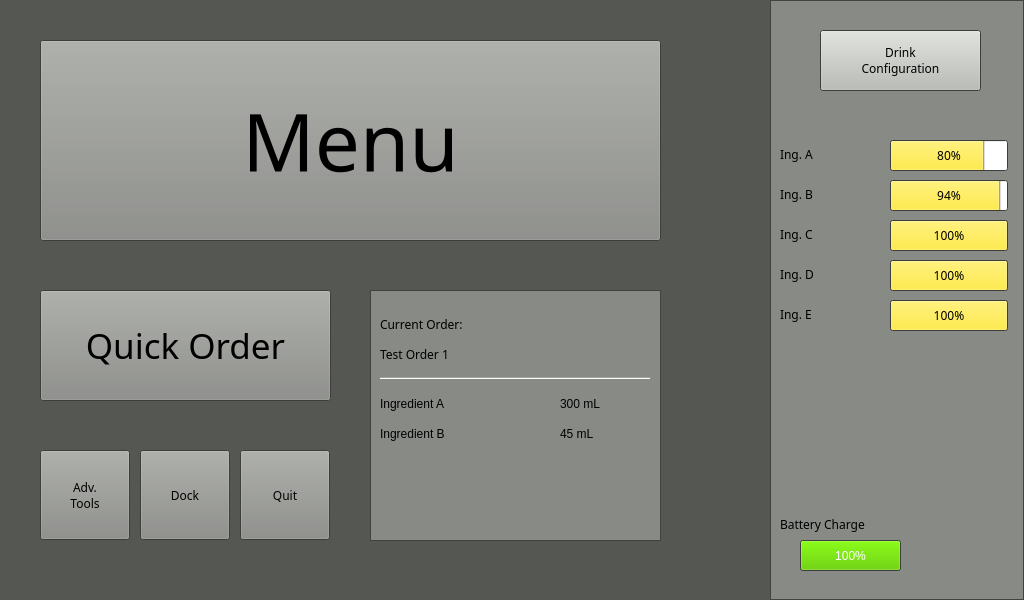
<?xml version="1.0" encoding="UTF-8"?>
<ui version="4.0">
 <class>Form</class>
 <widget class="QWidget" name="Form">
  <property name="geometry">
   <rect>
    <x>0</x>
    <y>0</y>
    <width>1024</width>
    <height>600</height>
   </rect>
  </property>
  <property name="palette">
   <palette>
    <active>
     <colorrole role="Base">
      <brush brushstyle="SolidPattern">
       <color alpha="255">
        <red>255</red>
        <green>255</green>
        <blue>255</blue>
       </color>
      </brush>
     </colorrole>
     <colorrole role="Window">
      <brush brushstyle="SolidPattern">
       <color alpha="255">
        <red>85</red>
        <green>87</green>
        <blue>83</blue>
       </color>
      </brush>
     </colorrole>
    </active>
    <inactive>
     <colorrole role="Base">
      <brush brushstyle="SolidPattern">
       <color alpha="255">
        <red>255</red>
        <green>255</green>
        <blue>255</blue>
       </color>
      </brush>
     </colorrole>
     <colorrole role="Window">
      <brush brushstyle="SolidPattern">
       <color alpha="255">
        <red>85</red>
        <green>87</green>
        <blue>83</blue>
       </color>
      </brush>
     </colorrole>
    </inactive>
    <disabled>
     <colorrole role="Base">
      <brush brushstyle="SolidPattern">
       <color alpha="255">
        <red>85</red>
        <green>87</green>
        <blue>83</blue>
       </color>
      </brush>
     </colorrole>
     <colorrole role="Window">
      <brush brushstyle="SolidPattern">
       <color alpha="255">
        <red>85</red>
        <green>87</green>
        <blue>83</blue>
       </color>
      </brush>
     </colorrole>
    </disabled>
   </palette>
  </property>
  <property name="windowTitle">
   <string>Form</string>
  </property>
  <widget class="QPushButton" name="pushButton">
   <property name="geometry">
    <rect>
     <x>40</x>
     <y>40</y>
     <width>621</width>
     <height>201</height>
    </rect>
   </property>
   <property name="palette">
    <palette>
     <active>
      <colorrole role="Button">
       <brush brushstyle="SolidPattern">
        <color alpha="255">
         <red>136</red>
         <green>138</green>
         <blue>133</blue>
        </color>
       </brush>
      </colorrole>
     </active>
     <inactive>
      <colorrole role="Button">
       <brush brushstyle="SolidPattern">
        <color alpha="255">
         <red>136</red>
         <green>138</green>
         <blue>133</blue>
        </color>
       </brush>
      </colorrole>
     </inactive>
     <disabled>
      <colorrole role="Button">
       <brush brushstyle="SolidPattern">
        <color alpha="255">
         <red>136</red>
         <green>138</green>
         <blue>133</blue>
        </color>
       </brush>
      </colorrole>
     </disabled>
    </palette>
   </property>
   <property name="font">
    <font>
     <family>MathJax_Caligraphic</family>
     <pointsize>60</pointsize>
    </font>
   </property>
   <property name="text">
    <string>Menu</string>
   </property>
  </widget>
  <widget class="QPushButton" name="pushButton_2">
   <property name="geometry">
    <rect>
     <x>40</x>
     <y>290</y>
     <width>291</width>
     <height>111</height>
    </rect>
   </property>
   <property name="palette">
    <palette>
     <active>
      <colorrole role="Button">
       <brush brushstyle="SolidPattern">
        <color alpha="255">
         <red>136</red>
         <green>138</green>
         <blue>133</blue>
        </color>
       </brush>
      </colorrole>
      <colorrole role="Base">
       <brush brushstyle="SolidPattern">
        <color alpha="255">
         <red>136</red>
         <green>138</green>
         <blue>133</blue>
        </color>
       </brush>
      </colorrole>
     </active>
     <inactive>
      <colorrole role="Button">
       <brush brushstyle="SolidPattern">
        <color alpha="255">
         <red>136</red>
         <green>138</green>
         <blue>133</blue>
        </color>
       </brush>
      </colorrole>
      <colorrole role="Base">
       <brush brushstyle="SolidPattern">
        <color alpha="255">
         <red>136</red>
         <green>138</green>
         <blue>133</blue>
        </color>
       </brush>
      </colorrole>
     </inactive>
     <disabled>
      <colorrole role="Button">
       <brush brushstyle="SolidPattern">
        <color alpha="255">
         <red>136</red>
         <green>138</green>
         <blue>133</blue>
        </color>
       </brush>
      </colorrole>
      <colorrole role="Base">
       <brush brushstyle="SolidPattern">
        <color alpha="255">
         <red>85</red>
         <green>87</green>
         <blue>83</blue>
        </color>
       </brush>
      </colorrole>
     </disabled>
    </palette>
   </property>
   <property name="font">
    <font>
     <family>MathJax_Caligraphic</family>
     <pointsize>26</pointsize>
    </font>
   </property>
   <property name="text">
    <string>Quick Order</string>
   </property>
  </widget>
  <widget class="QPushButton" name="pushButton_3">
   <property name="geometry">
    <rect>
     <x>40</x>
     <y>450</y>
     <width>90</width>
     <height>90</height>
    </rect>
   </property>
   <property name="palette">
    <palette>
     <active>
      <colorrole role="Button">
       <brush brushstyle="SolidPattern">
        <color alpha="255">
         <red>136</red>
         <green>138</green>
         <blue>133</blue>
        </color>
       </brush>
      </colorrole>
      <colorrole role="Base">
       <brush brushstyle="SolidPattern">
        <color alpha="255">
         <red>136</red>
         <green>138</green>
         <blue>133</blue>
        </color>
       </brush>
      </colorrole>
     </active>
     <inactive>
      <colorrole role="Button">
       <brush brushstyle="SolidPattern">
        <color alpha="255">
         <red>136</red>
         <green>138</green>
         <blue>133</blue>
        </color>
       </brush>
      </colorrole>
      <colorrole role="Base">
       <brush brushstyle="SolidPattern">
        <color alpha="255">
         <red>136</red>
         <green>138</green>
         <blue>133</blue>
        </color>
       </brush>
      </colorrole>
     </inactive>
     <disabled>
      <colorrole role="Button">
       <brush brushstyle="SolidPattern">
        <color alpha="255">
         <red>136</red>
         <green>138</green>
         <blue>133</blue>
        </color>
       </brush>
      </colorrole>
      <colorrole role="Base">
       <brush brushstyle="SolidPattern">
        <color alpha="255">
         <red>85</red>
         <green>87</green>
         <blue>83</blue>
        </color>
       </brush>
      </colorrole>
     </disabled>
    </palette>
   </property>
   <property name="font">
    <font>
     <family>MathJax_Main</family>
    </font>
   </property>
   <property name="text">
    <string>Adv. 
Tools</string>
   </property>
  </widget>
  <widget class="QPushButton" name="pushButton_4">
   <property name="geometry">
    <rect>
     <x>140</x>
     <y>450</y>
     <width>90</width>
     <height>90</height>
    </rect>
   </property>
   <property name="palette">
    <palette>
     <active>
      <colorrole role="Button">
       <brush brushstyle="SolidPattern">
        <color alpha="255">
         <red>136</red>
         <green>138</green>
         <blue>133</blue>
        </color>
       </brush>
      </colorrole>
      <colorrole role="Base">
       <brush brushstyle="SolidPattern">
        <color alpha="255">
         <red>136</red>
         <green>138</green>
         <blue>133</blue>
        </color>
       </brush>
      </colorrole>
     </active>
     <inactive>
      <colorrole role="Button">
       <brush brushstyle="SolidPattern">
        <color alpha="255">
         <red>136</red>
         <green>138</green>
         <blue>133</blue>
        </color>
       </brush>
      </colorrole>
      <colorrole role="Base">
       <brush brushstyle="SolidPattern">
        <color alpha="255">
         <red>136</red>
         <green>138</green>
         <blue>133</blue>
        </color>
       </brush>
      </colorrole>
     </inactive>
     <disabled>
      <colorrole role="Button">
       <brush brushstyle="SolidPattern">
        <color alpha="255">
         <red>136</red>
         <green>138</green>
         <blue>133</blue>
        </color>
       </brush>
      </colorrole>
      <colorrole role="Base">
       <brush brushstyle="SolidPattern">
        <color alpha="255">
         <red>85</red>
         <green>87</green>
         <blue>83</blue>
        </color>
       </brush>
      </colorrole>
     </disabled>
    </palette>
   </property>
   <property name="font">
    <font>
     <family>MathJax_Main</family>
    </font>
   </property>
   <property name="text">
    <string>Dock</string>
   </property>
  </widget>
  <widget class="QPushButton" name="pushButton_5">
   <property name="geometry">
    <rect>
     <x>240</x>
     <y>450</y>
     <width>90</width>
     <height>90</height>
    </rect>
   </property>
   <property name="palette">
    <palette>
     <active>
      <colorrole role="Button">
       <brush brushstyle="SolidPattern">
        <color alpha="255">
         <red>136</red>
         <green>138</green>
         <blue>133</blue>
        </color>
       </brush>
      </colorrole>
      <colorrole role="Base">
       <brush brushstyle="SolidPattern">
        <color alpha="255">
         <red>136</red>
         <green>138</green>
         <blue>133</blue>
        </color>
       </brush>
      </colorrole>
     </active>
     <inactive>
      <colorrole role="Button">
       <brush brushstyle="SolidPattern">
        <color alpha="255">
         <red>136</red>
         <green>138</green>
         <blue>133</blue>
        </color>
       </brush>
      </colorrole>
      <colorrole role="Base">
       <brush brushstyle="SolidPattern">
        <color alpha="255">
         <red>136</red>
         <green>138</green>
         <blue>133</blue>
        </color>
       </brush>
      </colorrole>
     </inactive>
     <disabled>
      <colorrole role="Button">
       <brush brushstyle="SolidPattern">
        <color alpha="255">
         <red>136</red>
         <green>138</green>
         <blue>133</blue>
        </color>
       </brush>
      </colorrole>
      <colorrole role="Base">
       <brush brushstyle="SolidPattern">
        <color alpha="255">
         <red>85</red>
         <green>87</green>
         <blue>83</blue>
        </color>
       </brush>
      </colorrole>
     </disabled>
    </palette>
   </property>
   <property name="font">
    <font>
     <family>MathJax_Main</family>
    </font>
   </property>
   <property name="text">
    <string>Quit</string>
   </property>
  </widget>
  <widget class="QPushButton" name="pushButton_6">
   <property name="geometry">
    <rect>
     <x>820</x>
     <y>30</y>
     <width>161</width>
     <height>61</height>
    </rect>
   </property>
   <property name="palette">
    <palette>
     <active>
      <colorrole role="Button">
       <brush brushstyle="SolidPattern">
        <color alpha="255">
         <red>186</red>
         <green>189</green>
         <blue>182</blue>
        </color>
       </brush>
      </colorrole>
     </active>
     <inactive>
      <colorrole role="Button">
       <brush brushstyle="SolidPattern">
        <color alpha="255">
         <red>186</red>
         <green>189</green>
         <blue>182</blue>
        </color>
       </brush>
      </colorrole>
     </inactive>
     <disabled>
      <colorrole role="Button">
       <brush brushstyle="SolidPattern">
        <color alpha="255">
         <red>186</red>
         <green>189</green>
         <blue>182</blue>
        </color>
       </brush>
      </colorrole>
     </disabled>
    </palette>
   </property>
   <property name="font">
    <font>
     <family>MathJax_Main</family>
    </font>
   </property>
   <property name="text">
    <string>Drink
Configuration</string>
   </property>
  </widget>
  <widget class="QProgressBar" name="BatteryCharge">
   <property name="geometry">
    <rect>
     <x>800</x>
     <y>540</y>
     <width>101</width>
     <height>31</height>
    </rect>
   </property>
   <property name="palette">
    <palette>
     <active>
      <colorrole role="Highlight">
       <brush brushstyle="SolidPattern">
        <color alpha="255">
         <red>115</red>
         <green>210</green>
         <blue>22</blue>
        </color>
       </brush>
      </colorrole>
     </active>
     <inactive>
      <colorrole role="Highlight">
       <brush brushstyle="SolidPattern">
        <color alpha="255">
         <red>115</red>
         <green>210</green>
         <blue>22</blue>
        </color>
       </brush>
      </colorrole>
     </inactive>
     <disabled>
      <colorrole role="Highlight">
       <brush brushstyle="SolidPattern">
        <color alpha="255">
         <red>145</red>
         <green>145</green>
         <blue>145</blue>
        </color>
       </brush>
      </colorrole>
     </disabled>
    </palette>
   </property>
   <property name="value">
    <number>100</number>
   </property>
  </widget>
  <widget class="QListWidget" name="listWidget">
   <property name="geometry">
    <rect>
     <x>770</x>
     <y>0</y>
     <width>254</width>
     <height>600</height>
    </rect>
   </property>
   <property name="palette">
    <palette>
     <active>
      <colorrole role="Button">
       <brush brushstyle="SolidPattern">
        <color alpha="255">
         <red>85</red>
         <green>87</green>
         <blue>83</blue>
        </color>
       </brush>
      </colorrole>
      <colorrole role="Base">
       <brush brushstyle="SolidPattern">
        <color alpha="255">
         <red>136</red>
         <green>138</green>
         <blue>133</blue>
        </color>
       </brush>
      </colorrole>
     </active>
     <inactive>
      <colorrole role="Button">
       <brush brushstyle="SolidPattern">
        <color alpha="255">
         <red>85</red>
         <green>87</green>
         <blue>83</blue>
        </color>
       </brush>
      </colorrole>
      <colorrole role="Base">
       <brush brushstyle="SolidPattern">
        <color alpha="255">
         <red>136</red>
         <green>138</green>
         <blue>133</blue>
        </color>
       </brush>
      </colorrole>
     </inactive>
     <disabled>
      <colorrole role="Button">
       <brush brushstyle="SolidPattern">
        <color alpha="255">
         <red>85</red>
         <green>87</green>
         <blue>83</blue>
        </color>
       </brush>
      </colorrole>
      <colorrole role="Base">
       <brush brushstyle="SolidPattern">
        <color alpha="255">
         <red>85</red>
         <green>87</green>
         <blue>83</blue>
        </color>
       </brush>
      </colorrole>
     </disabled>
    </palette>
   </property>
   <property name="font">
    <font>
     <family>MathJax_Caligraphic</family>
    </font>
   </property>
  </widget>
  <widget class="QListWidget" name="listWidget_2">
   <property name="geometry">
    <rect>
     <x>370</x>
     <y>290</y>
     <width>291</width>
     <height>251</height>
    </rect>
   </property>
   <property name="palette">
    <palette>
     <active>
      <colorrole role="Button">
       <brush brushstyle="SolidPattern">
        <color alpha="255">
         <red>85</red>
         <green>87</green>
         <blue>83</blue>
        </color>
       </brush>
      </colorrole>
      <colorrole role="Base">
       <brush brushstyle="SolidPattern">
        <color alpha="255">
         <red>136</red>
         <green>138</green>
         <blue>133</blue>
        </color>
       </brush>
      </colorrole>
     </active>
     <inactive>
      <colorrole role="Button">
       <brush brushstyle="SolidPattern">
        <color alpha="255">
         <red>85</red>
         <green>87</green>
         <blue>83</blue>
        </color>
       </brush>
      </colorrole>
      <colorrole role="Base">
       <brush brushstyle="SolidPattern">
        <color alpha="255">
         <red>136</red>
         <green>138</green>
         <blue>133</blue>
        </color>
       </brush>
      </colorrole>
     </inactive>
     <disabled>
      <colorrole role="Button">
       <brush brushstyle="SolidPattern">
        <color alpha="255">
         <red>85</red>
         <green>87</green>
         <blue>83</blue>
        </color>
       </brush>
      </colorrole>
      <colorrole role="Base">
       <brush brushstyle="SolidPattern">
        <color alpha="255">
         <red>85</red>
         <green>87</green>
         <blue>83</blue>
        </color>
       </brush>
      </colorrole>
     </disabled>
    </palette>
   </property>
  </widget>
  <widget class="QLabel" name="label">
   <property name="geometry">
    <rect>
     <x>380</x>
     <y>310</y>
     <width>151</width>
     <height>28</height>
    </rect>
   </property>
   <property name="font">
    <font>
     <family>MathJax_Caligraphic</family>
    </font>
   </property>
   <property name="text">
    <string>Current Order:</string>
   </property>
  </widget>
  <widget class="QLabel" name="label_2">
   <property name="geometry">
    <rect>
     <x>380</x>
     <y>340</y>
     <width>141</width>
     <height>28</height>
    </rect>
   </property>
   <property name="font">
    <font>
     <family>MathJax_Main</family>
    </font>
   </property>
   <property name="text">
    <string>Test Order 1</string>
   </property>
  </widget>
  <widget class="QLabel" name="label_3">
   <property name="geometry">
    <rect>
     <x>780</x>
     <y>510</y>
     <width>141</width>
     <height>28</height>
    </rect>
   </property>
   <property name="font">
    <font>
     <family>MathJax_Main</family>
    </font>
   </property>
   <property name="text">
    <string>Battery Charge</string>
   </property>
  </widget>
  <widget class="QProgressBar" name="progressBar">
   <property name="geometry">
    <rect>
     <x>890</x>
     <y>140</y>
     <width>118</width>
     <height>31</height>
    </rect>
   </property>
   <property name="palette">
    <palette>
     <active>
      <colorrole role="Highlight">
       <brush brushstyle="SolidPattern">
        <color alpha="255">
         <red>252</red>
         <green>233</green>
         <blue>79</blue>
        </color>
       </brush>
      </colorrole>
      <colorrole role="HighlightedText">
       <brush brushstyle="SolidPattern">
        <color alpha="255">
         <red>0</red>
         <green>0</green>
         <blue>0</blue>
        </color>
       </brush>
      </colorrole>
     </active>
     <inactive>
      <colorrole role="Highlight">
       <brush brushstyle="SolidPattern">
        <color alpha="255">
         <red>252</red>
         <green>233</green>
         <blue>79</blue>
        </color>
       </brush>
      </colorrole>
      <colorrole role="HighlightedText">
       <brush brushstyle="SolidPattern">
        <color alpha="255">
         <red>0</red>
         <green>0</green>
         <blue>0</blue>
        </color>
       </brush>
      </colorrole>
     </inactive>
     <disabled>
      <colorrole role="Highlight">
       <brush brushstyle="SolidPattern">
        <color alpha="255">
         <red>145</red>
         <green>145</green>
         <blue>145</blue>
        </color>
       </brush>
      </colorrole>
      <colorrole role="HighlightedText">
       <brush brushstyle="SolidPattern">
        <color alpha="255">
         <red>0</red>
         <green>0</green>
         <blue>0</blue>
        </color>
       </brush>
      </colorrole>
     </disabled>
    </palette>
   </property>
   <property name="font">
    <font>
     <family>Piboto Thin</family>
    </font>
   </property>
   <property name="value">
    <number>80</number>
   </property>
  </widget>
  <widget class="QProgressBar" name="progressBar_2">
   <property name="geometry">
    <rect>
     <x>890</x>
     <y>180</y>
     <width>118</width>
     <height>31</height>
    </rect>
   </property>
   <property name="palette">
    <palette>
     <active>
      <colorrole role="Highlight">
       <brush brushstyle="SolidPattern">
        <color alpha="255">
         <red>252</red>
         <green>233</green>
         <blue>79</blue>
        </color>
       </brush>
      </colorrole>
      <colorrole role="HighlightedText">
       <brush brushstyle="SolidPattern">
        <color alpha="255">
         <red>0</red>
         <green>0</green>
         <blue>0</blue>
        </color>
       </brush>
      </colorrole>
     </active>
     <inactive>
      <colorrole role="Highlight">
       <brush brushstyle="SolidPattern">
        <color alpha="255">
         <red>252</red>
         <green>233</green>
         <blue>79</blue>
        </color>
       </brush>
      </colorrole>
      <colorrole role="HighlightedText">
       <brush brushstyle="SolidPattern">
        <color alpha="255">
         <red>0</red>
         <green>0</green>
         <blue>0</blue>
        </color>
       </brush>
      </colorrole>
     </inactive>
     <disabled>
      <colorrole role="Highlight">
       <brush brushstyle="SolidPattern">
        <color alpha="255">
         <red>145</red>
         <green>145</green>
         <blue>145</blue>
        </color>
       </brush>
      </colorrole>
      <colorrole role="HighlightedText">
       <brush brushstyle="SolidPattern">
        <color alpha="255">
         <red>0</red>
         <green>0</green>
         <blue>0</blue>
        </color>
       </brush>
      </colorrole>
     </disabled>
    </palette>
   </property>
   <property name="font">
    <font>
     <family>Piboto Thin</family>
    </font>
   </property>
   <property name="value">
    <number>94</number>
   </property>
  </widget>
  <widget class="QProgressBar" name="progressBar_3">
   <property name="geometry">
    <rect>
     <x>890</x>
     <y>220</y>
     <width>118</width>
     <height>31</height>
    </rect>
   </property>
   <property name="palette">
    <palette>
     <active>
      <colorrole role="Highlight">
       <brush brushstyle="SolidPattern">
        <color alpha="255">
         <red>252</red>
         <green>233</green>
         <blue>79</blue>
        </color>
       </brush>
      </colorrole>
      <colorrole role="HighlightedText">
       <brush brushstyle="SolidPattern">
        <color alpha="255">
         <red>0</red>
         <green>0</green>
         <blue>0</blue>
        </color>
       </brush>
      </colorrole>
     </active>
     <inactive>
      <colorrole role="Highlight">
       <brush brushstyle="SolidPattern">
        <color alpha="255">
         <red>252</red>
         <green>233</green>
         <blue>79</blue>
        </color>
       </brush>
      </colorrole>
      <colorrole role="HighlightedText">
       <brush brushstyle="SolidPattern">
        <color alpha="255">
         <red>0</red>
         <green>0</green>
         <blue>0</blue>
        </color>
       </brush>
      </colorrole>
     </inactive>
     <disabled>
      <colorrole role="Highlight">
       <brush brushstyle="SolidPattern">
        <color alpha="255">
         <red>145</red>
         <green>145</green>
         <blue>145</blue>
        </color>
       </brush>
      </colorrole>
      <colorrole role="HighlightedText">
       <brush brushstyle="SolidPattern">
        <color alpha="255">
         <red>0</red>
         <green>0</green>
         <blue>0</blue>
        </color>
       </brush>
      </colorrole>
     </disabled>
    </palette>
   </property>
   <property name="font">
    <font>
     <family>Piboto Thin</family>
    </font>
   </property>
   <property name="value">
    <number>100</number>
   </property>
  </widget>
  <widget class="QProgressBar" name="progressBar_4">
   <property name="geometry">
    <rect>
     <x>890</x>
     <y>300</y>
     <width>118</width>
     <height>31</height>
    </rect>
   </property>
   <property name="palette">
    <palette>
     <active>
      <colorrole role="Highlight">
       <brush brushstyle="SolidPattern">
        <color alpha="255">
         <red>252</red>
         <green>233</green>
         <blue>79</blue>
        </color>
       </brush>
      </colorrole>
      <colorrole role="HighlightedText">
       <brush brushstyle="SolidPattern">
        <color alpha="255">
         <red>0</red>
         <green>0</green>
         <blue>0</blue>
        </color>
       </brush>
      </colorrole>
     </active>
     <inactive>
      <colorrole role="Highlight">
       <brush brushstyle="SolidPattern">
        <color alpha="255">
         <red>252</red>
         <green>233</green>
         <blue>79</blue>
        </color>
       </brush>
      </colorrole>
      <colorrole role="HighlightedText">
       <brush brushstyle="SolidPattern">
        <color alpha="255">
         <red>0</red>
         <green>0</green>
         <blue>0</blue>
        </color>
       </brush>
      </colorrole>
     </inactive>
     <disabled>
      <colorrole role="Highlight">
       <brush brushstyle="SolidPattern">
        <color alpha="255">
         <red>145</red>
         <green>145</green>
         <blue>145</blue>
        </color>
       </brush>
      </colorrole>
      <colorrole role="HighlightedText">
       <brush brushstyle="SolidPattern">
        <color alpha="255">
         <red>0</red>
         <green>0</green>
         <blue>0</blue>
        </color>
       </brush>
      </colorrole>
     </disabled>
    </palette>
   </property>
   <property name="font">
    <font>
     <family>Piboto Thin</family>
    </font>
   </property>
   <property name="value">
    <number>100</number>
   </property>
  </widget>
  <widget class="QProgressBar" name="progressBar_5">
   <property name="geometry">
    <rect>
     <x>890</x>
     <y>260</y>
     <width>118</width>
     <height>31</height>
    </rect>
   </property>
   <property name="palette">
    <palette>
     <active>
      <colorrole role="Highlight">
       <brush brushstyle="SolidPattern">
        <color alpha="255">
         <red>252</red>
         <green>233</green>
         <blue>79</blue>
        </color>
       </brush>
      </colorrole>
      <colorrole role="HighlightedText">
       <brush brushstyle="SolidPattern">
        <color alpha="255">
         <red>0</red>
         <green>0</green>
         <blue>0</blue>
        </color>
       </brush>
      </colorrole>
     </active>
     <inactive>
      <colorrole role="Highlight">
       <brush brushstyle="SolidPattern">
        <color alpha="255">
         <red>252</red>
         <green>233</green>
         <blue>79</blue>
        </color>
       </brush>
      </colorrole>
      <colorrole role="HighlightedText">
       <brush brushstyle="SolidPattern">
        <color alpha="255">
         <red>0</red>
         <green>0</green>
         <blue>0</blue>
        </color>
       </brush>
      </colorrole>
     </inactive>
     <disabled>
      <colorrole role="Highlight">
       <brush brushstyle="SolidPattern">
        <color alpha="255">
         <red>145</red>
         <green>145</green>
         <blue>145</blue>
        </color>
       </brush>
      </colorrole>
      <colorrole role="HighlightedText">
       <brush brushstyle="SolidPattern">
        <color alpha="255">
         <red>0</red>
         <green>0</green>
         <blue>0</blue>
        </color>
       </brush>
      </colorrole>
     </disabled>
    </palette>
   </property>
   <property name="font">
    <font>
     <family>Piboto Thin</family>
    </font>
   </property>
   <property name="value">
    <number>100</number>
   </property>
  </widget>
  <widget class="QLabel" name="label_4">
   <property name="geometry">
    <rect>
     <x>780</x>
     <y>140</y>
     <width>90</width>
     <height>28</height>
    </rect>
   </property>
   <property name="font">
    <font>
     <family>MathJax_Caligraphic</family>
    </font>
   </property>
   <property name="text">
    <string>Ing. A</string>
   </property>
  </widget>
  <widget class="QLabel" name="label_5">
   <property name="geometry">
    <rect>
     <x>780</x>
     <y>220</y>
     <width>90</width>
     <height>28</height>
    </rect>
   </property>
   <property name="font">
    <font>
     <family>MathJax_Caligraphic</family>
    </font>
   </property>
   <property name="text">
    <string>Ing. C</string>
   </property>
  </widget>
  <widget class="QLabel" name="label_6">
   <property name="geometry">
    <rect>
     <x>780</x>
     <y>300</y>
     <width>90</width>
     <height>28</height>
    </rect>
   </property>
   <property name="font">
    <font>
     <family>MathJax_Caligraphic</family>
    </font>
   </property>
   <property name="text">
    <string>Ing. E</string>
   </property>
  </widget>
  <widget class="QLabel" name="label_7">
   <property name="geometry">
    <rect>
     <x>780</x>
     <y>260</y>
     <width>90</width>
     <height>28</height>
    </rect>
   </property>
   <property name="font">
    <font>
     <family>MathJax_Caligraphic</family>
    </font>
   </property>
   <property name="text">
    <string>Ing. D</string>
   </property>
  </widget>
  <widget class="QLabel" name="label_8">
   <property name="geometry">
    <rect>
     <x>780</x>
     <y>180</y>
     <width>90</width>
     <height>28</height>
    </rect>
   </property>
   <property name="font">
    <font>
     <family>MathJax_Caligraphic</family>
    </font>
   </property>
   <property name="text">
    <string>Ing. B</string>
   </property>
  </widget>
  <widget class="QLabel" name="label_9">
   <property name="geometry">
    <rect>
     <x>920</x>
     <y>540</y>
     <width>90</width>
     <height>28</height>
    </rect>
   </property>
   <property name="text">
    <string/>
   </property>
  </widget>
  <widget class="Line" name="line">
   <property name="geometry">
    <rect>
     <x>380</x>
     <y>370</y>
     <width>271</width>
     <height>16</height>
    </rect>
   </property>
   <property name="orientation">
    <enum>Qt::Horizontal</enum>
   </property>
  </widget>
  <widget class="QLabel" name="label_10">
   <property name="geometry">
    <rect>
     <x>380</x>
     <y>390</y>
     <width>121</width>
     <height>28</height>
    </rect>
   </property>
   <property name="text">
    <string>Ingredient A</string>
   </property>
  </widget>
  <widget class="QLabel" name="label_11">
   <property name="geometry">
    <rect>
     <x>380</x>
     <y>420</y>
     <width>121</width>
     <height>28</height>
    </rect>
   </property>
   <property name="text">
    <string>Ingredient B</string>
   </property>
  </widget>
  <widget class="QLabel" name="label_12">
   <property name="geometry">
    <rect>
     <x>560</x>
     <y>390</y>
     <width>90</width>
     <height>28</height>
    </rect>
   </property>
   <property name="text">
    <string>300 mL</string>
   </property>
  </widget>
  <widget class="QLabel" name="label_13">
   <property name="geometry">
    <rect>
     <x>560</x>
     <y>420</y>
     <width>90</width>
     <height>28</height>
    </rect>
   </property>
   <property name="text">
    <string>45 mL</string>
   </property>
  </widget>
  <zorder>pushButton</zorder>
  <zorder>pushButton_2</zorder>
  <zorder>pushButton_3</zorder>
  <zorder>pushButton_4</zorder>
  <zorder>pushButton_5</zorder>
  <zorder>listWidget</zorder>
  <zorder>BatteryCharge</zorder>
  <zorder>pushButton_6</zorder>
  <zorder>listWidget_2</zorder>
  <zorder>label</zorder>
  <zorder>label_2</zorder>
  <zorder>label_3</zorder>
  <zorder>progressBar</zorder>
  <zorder>progressBar_2</zorder>
  <zorder>progressBar_3</zorder>
  <zorder>progressBar_4</zorder>
  <zorder>progressBar_5</zorder>
  <zorder>label_4</zorder>
  <zorder>label_5</zorder>
  <zorder>label_6</zorder>
  <zorder>label_7</zorder>
  <zorder>label_8</zorder>
  <zorder>label_9</zorder>
  <zorder>line</zorder>
  <zorder>label_10</zorder>
  <zorder>label_11</zorder>
  <zorder>label_12</zorder>
  <zorder>label_13</zorder>
 </widget>
 <resources/>
 <connections/>
</ui>
